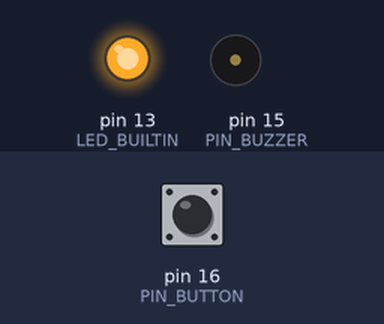
This sketch was run on a simulated Arduino Uno, built with avr-gcc and run on an emulated ATmega328P. On the bench: output pins drawn as LEDs (lit = HIGH), buzzer (waves = sounding). Inputs (shaded band) come from the test bench; at power-on: pin 16 (PIN_BUTTON) HIGH. What the sketch prints to the serial monitor is not drawn.

Above: at 2.2 s.
2.3 s: pin 16 (PIN_BUTTON) pulled LOW for 0.15 s
At 3.7 s:
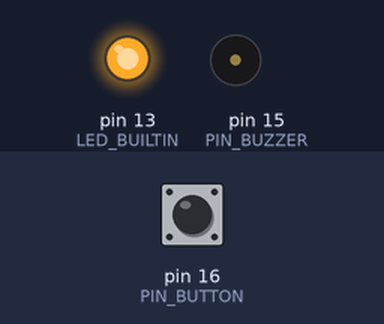
4.0 s: pin 16 (PIN_BUTTON) pulled LOW for 3.2 s
At 4.9 s:
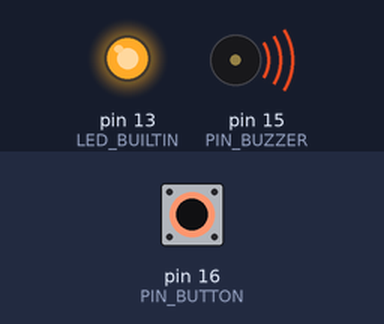
8.8 s: pin 16 (PIN_BUTTON) pulled LOW for 1 s
At 10.5 s:
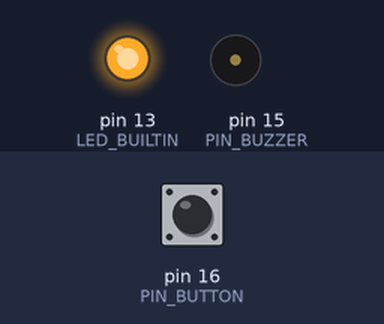
12.8 s: pin 16 (PIN_BUTTON) pulsed LOW 2 times (0.12 s each, 0.3 s apart)
At 13.24 s:
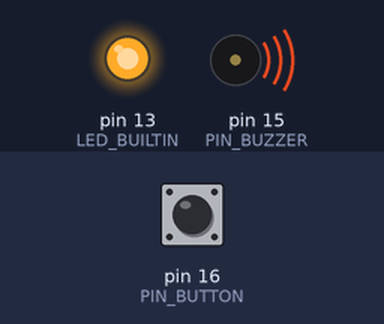
Timing chart, 0 to 15.8 s (numbered marks = the images above; inputs shaded):
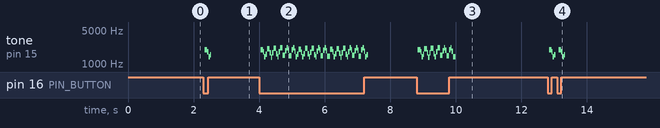

Measured:
- after the input at 2.3 s, tone on pin 15 (PIN_BUZZER): plays 1968 Hz for 0.08 s, 1778 Hz for 0.04 s, 1410 Hz for 0.04 s, 1557 Hz for 0.04 s, starting at once
- after the input at 4.0 s, tone on pin 15 (PIN_BUZZER): plays 1968 Hz for 0.08 s, 1778 Hz for 0.04 s, 1410 Hz for 0.04 s, 1601 Hz for 0.04 s, 2053 Hz for 0.08 s, 1692 Hz for 0.04 s … (66 notes in this stretch), starting at once
- after the input at 8.8 s, tone on pin 15 (PIN_BUZZER): plays 1968 Hz for 0.08 s, 1778 Hz for 0.04 s, 1410 Hz for 0.04 s, 1601 Hz for 0.04 s, 2053 Hz for 0.08 s, 1692 Hz for 0.04 s … (22 notes in this stretch), starting at once
- after the input at 12.8 s, tone on pin 15 (PIN_BUZZER): plays 1968 Hz for 0.08 s, 1778 Hz for 0.04 s, 1410 Hz for 0.04 s, 1557 Hz for 0.04 s, 1968 Hz for 0.08 s, 1778 Hz for 0.04 s … (8 notes in this stretch), starting at once

The sketch:

Sketch_06.2_Aleror.ino
```cpp
/**********************************************************************
  Filename    : Alertor
  Description : Control passive buzzer by button.
  Auther      : www.freenove.com
  Modification: 2021/10/13
**********************************************************************/
#define PIN_BUZZER 15
#define PIN_BUTTON 16
void initdbg(){
  Serial.begin(115200);
  delay(1000);
  Serial.println("Raspberry Pi Pico initialization completed!");
  pinMode(LED_BUILTIN, OUTPUT);
  digitalWrite(LED_BUILTIN,HIGH);
}

void setup() {
  pinMode(PIN_BUTTON, INPUT);
  pinMode(PIN_BUZZER, OUTPUT);

     initdbg();
}

void loop() {
  if (digitalRead(PIN_BUTTON) == LOW) {
    Serial.println("LOW");
    alert();
  }else {
    freq(PIN_BUZZER, 0, 10);
    Serial.println("HIGH");
  }
}

void alert() {
  float sinVal;         // Define a variable to save sine value
  int toneVal;          // Define a variable to save sound frequency
  for (int x = 0; x < 360; x += 10) {     // X from 0 degree->360 degree
    sinVal = sin(x * (PI / 180));       // Calculate the sine of x
    toneVal = 2000 + sinVal * 500;      // Calculate sound frequency according to the sine of x
    freq(PIN_BUZZER, toneVal, 5);
  }
}

void freq(int PIN, int freqs, int times) {
  if (freqs == 0) {
    digitalWrite(PIN, LOW);
  }
  else {
    for (int i = 0; i < times * freqs / 1000; i ++) {
      digitalWrite(PIN, HIGH);
      delayMicroseconds(1000000 / freqs / 2);
      digitalWrite(PIN, LOW);
      delayMicroseconds(1000000 / freqs / 2);
    }
  }
}
```
